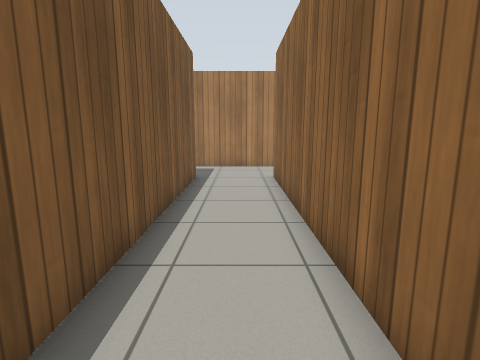
view 1 (above)

20 first-person views from a walk through a Gazebo world. The camera is 1 m above the floor, tilts 10° down and sees 80° across. The floor is counted in squares, 0.5 m on a side. Each view is taken from the middle of a square. On the plan, view 1 faces up. The plan holds only what a view shows up to about 17 squares ahead; the rest is blank. The place goes on beyond the plan. Robots are left out. Gazebo's built-in surfaces are drawn with simple patterns.

view 2
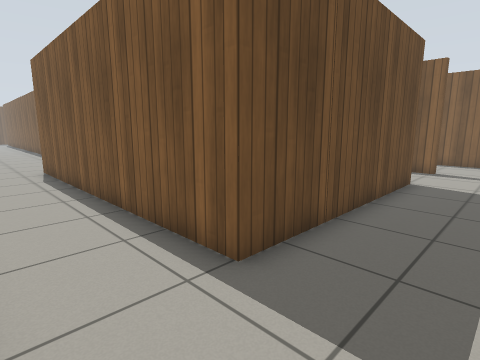

view 3
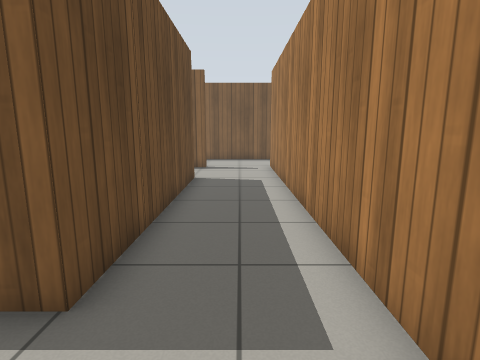

view 4
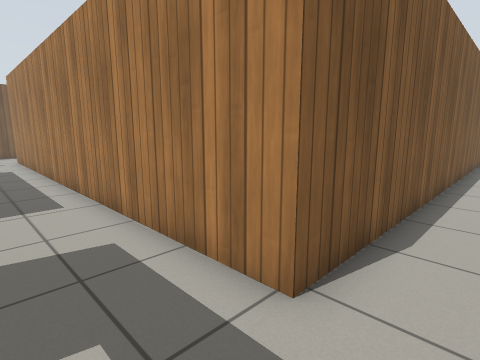

view 5
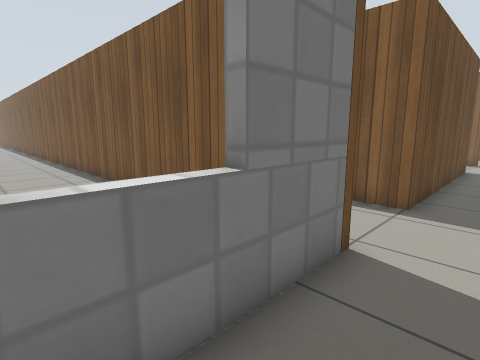

view 6
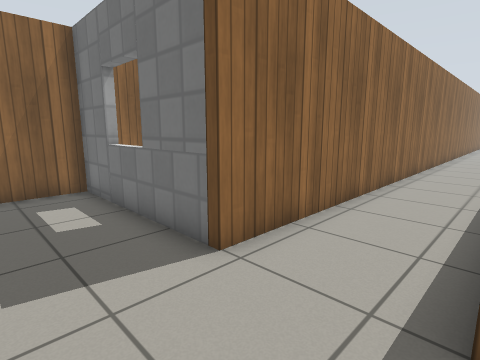

view 7
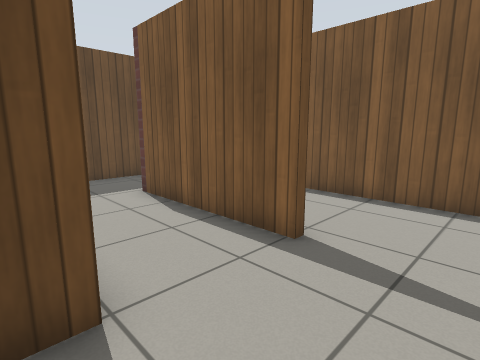

view 8
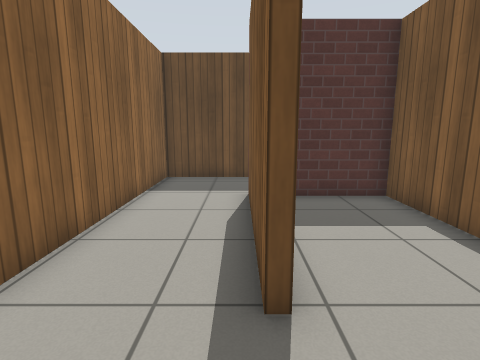

view 9
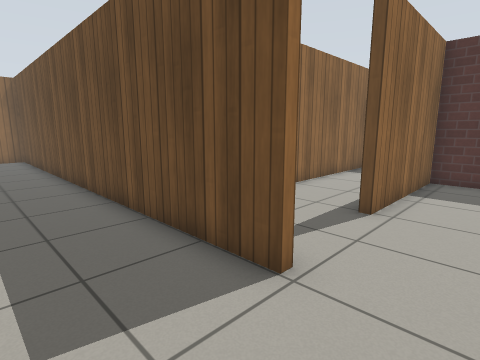

view 10
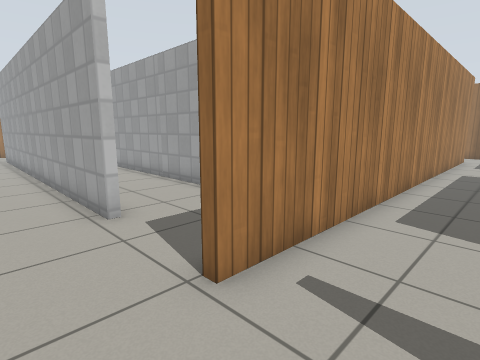

view 11
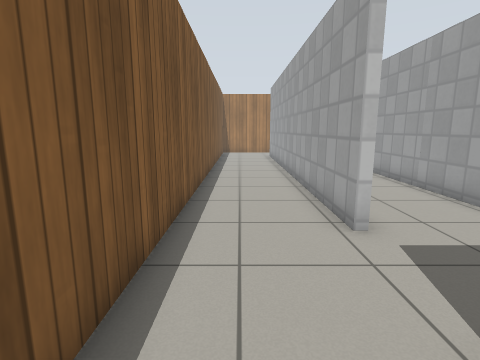

view 12
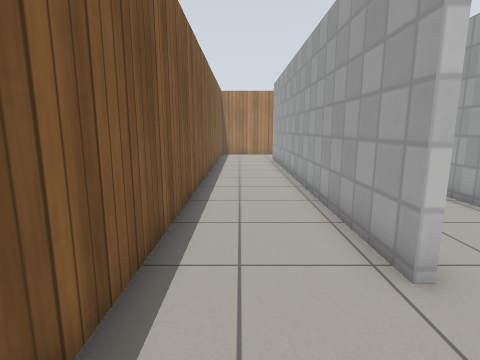

view 13
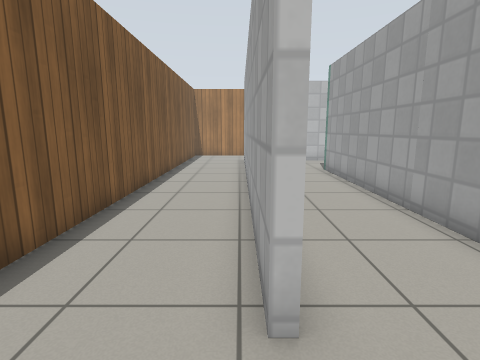

view 14
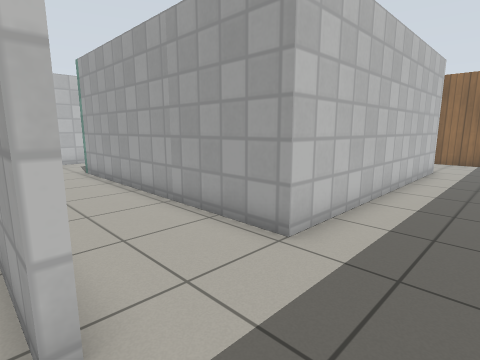

view 15
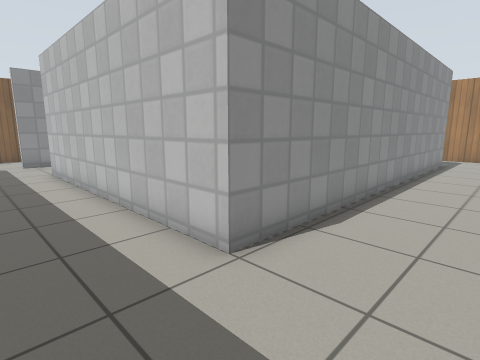

view 16
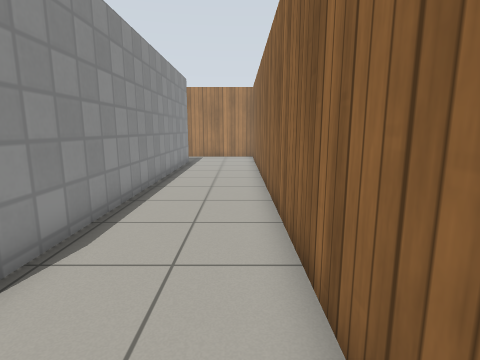

view 17
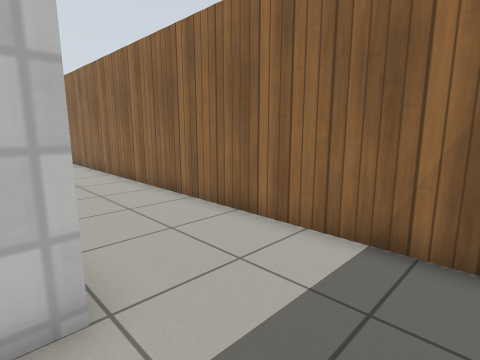

view 18
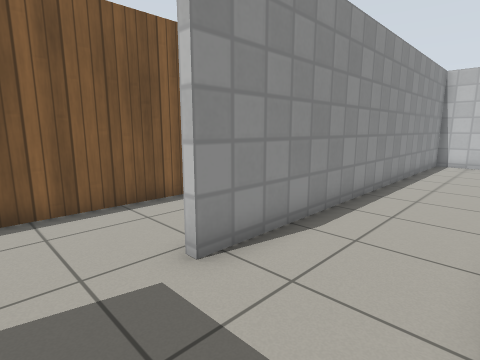

view 19
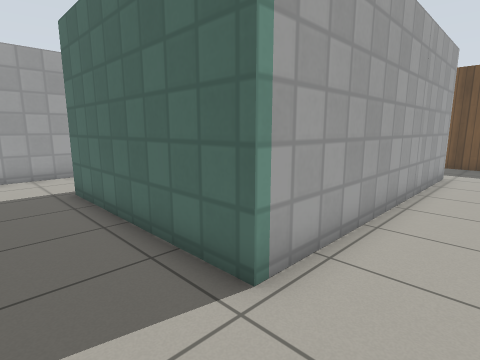

view 20
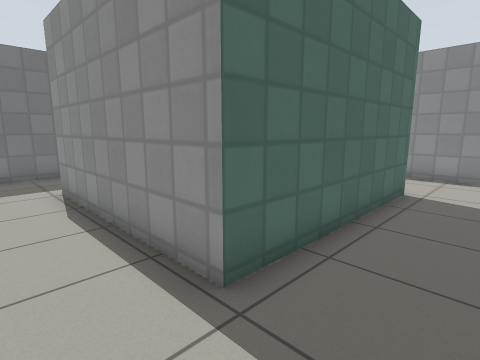

### Floor plan
Ten units are one square. View 1 is at (0, 0); x grows to the right and y downward. Boxes are objects, and circles mark ways between rooms. Rooms are numbered by the first view taken in them; rooms with no view inside come last. Other rooms are left out.
<svg viewBox="-190 -350 275 379">
<path fill="none" stroke="#000" d="M-110 -121 -19 -121 -19 10M-144 -123 -144 -61M14 24 14 -121 80 -121 80 -143M-159 -29 -109 -29 -109 -115M52 -330 52 -157 -149 -157M-147 -194 -147 -345M-185 -345 -185 -155M-185 -155 -185 -65 -147 -65 -147 -123M-41 -203 -20 -203M5 -305 5 -330M8 -345 8 -200 -107 -200 -107 -315 -32 -315 -32 -239M-149 -160 49 -160 49 -345M-144 -345 -144 -194"/>
<circle cx="-140" cy="-140" r="3" fill="#2a7"/>
<circle cx="-160" cy="-160" r="3" fill="#2a7"/>
<circle cx="-140" cy="-180" r="3" fill="#2a7"/>
<text x="-20" y="-140">1</text>
<text x="-160" y="-240">2</text>
<text x="-160" y="-110">3</text>
<text x="-40" y="-230">4</text>
</svg>
Room 1 opens to room 3. Room 2 opens to room 3. Room 2 opens to room 4.

Where each view was taken, in squares from view 1:
view 1: 0 up, 0 right, facing up
view 2: 15 up, 1 right, facing down-left
view 3: 14 up, 1 right, facing left
view 4: 13 up, 7 right, facing up-left
view 5: 14 up, 6 right, facing down-left
view 6: 15 up, 2 left, facing down-right
view 7: 15 up, 10 left, facing down-left
view 8: 15 up, 14 left, facing down
view 9: 19 up, 17 left, facing down-right
view 10: 13 up, 17 left, facing up-right
view 11: 14 up, 17 left, facing up
view 12: 16 up, 17 left, facing up
view 13: 17 up, 15 left, facing up
view 14: 17 up, 15 left, facing up-right
view 15: 17 up, 4 right, facing up-left
view 16: 18 up, 4 right, facing up
view 17: 17 up, 0 right, facing up-right
view 18: 17 up, 11 left, facing up-left
view 19: 34 up, 13 left, facing down-right
view 20: 34 up, 1 left, facing down-left
